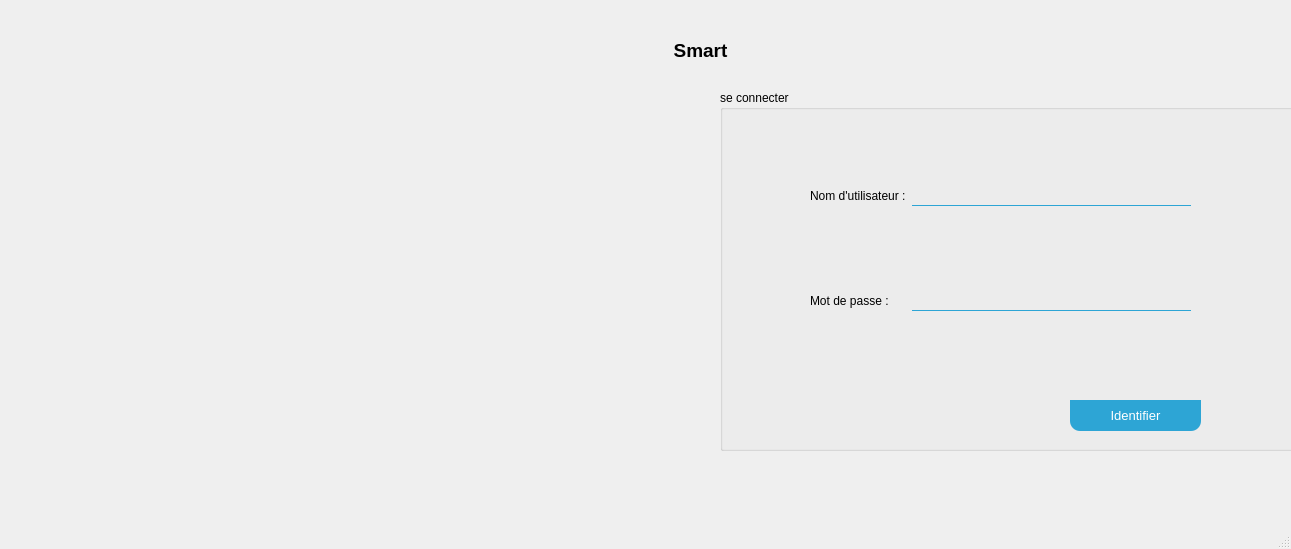
<?xml version="1.0" encoding="UTF-8"?>
<ui version="4.0">
 <class>MainWindow</class>
 <widget class="QMainWindow" name="MainWindow">
  <property name="geometry">
   <rect>
    <x>0</x>
    <y>0</y>
    <width>1291</width>
    <height>549</height>
   </rect>
  </property>
  <property name="windowTitle">
   <string>MainWindow</string>
  </property>
  <property name="styleSheet">
   <string notr="true">background-image: url(:/f/bck.jpg);</string>
  </property>
  <widget class="QWidget" name="centralwidget">
   <widget class="QGroupBox" name="groupBox">
    <property name="geometry">
     <rect>
      <x>720</x>
      <y>90</y>
      <width>581</width>
      <height>361</height>
     </rect>
    </property>
    <property name="title">
     <string>se connecter</string>
    </property>
    <widget class="QWidget" name="layoutWidget">
     <property name="geometry">
      <rect>
       <x>90</x>
       <y>70</y>
       <width>381</width>
       <height>71</height>
      </rect>
     </property>
     <layout class="QHBoxLayout" name="horizontalLayout">
      <item>
       <widget class="QLabel" name="label_nomutilisateur">
        <property name="styleSheet">
         <string notr="true">QFrame , QLabel , QToolTip {
    bordure: 2px vert fixe ; 
    bordure - rayon: 4px ; 
    rembourrage: 2px ; 
    background - image:url(images / bienvenue . png); }  </string>
        </property>
        <property name="text">
         <string>Nom d'utilisateur :</string>
        </property>
       </widget>
      </item>
      <item>
       <widget class="QLineEdit" name="lineEditnomnutilisateur">
        <property name="styleSheet">
         <string notr="true">background:transparent;
    border:none;
   border-bottom:1px solid #2da5d5;
    font: 12pt Arial;
    color: #2da5d5;</string>
        </property>
       </widget>
      </item>
     </layout>
    </widget>
    <widget class="QWidget" name="layoutWidget_2">
     <property name="geometry">
      <rect>
       <x>90</x>
       <y>170</y>
       <width>381</width>
       <height>81</height>
      </rect>
     </property>
     <layout class="QHBoxLayout" name="horizontalLayout_2">
      <item>
       <widget class="QLabel" name="label_motdepasse">
        <property name="text">
         <string>Mot de passe :     </string>
        </property>
       </widget>
      </item>
      <item>
       <widget class="QLineEdit" name="lineEdit_motdepasse">
        <property name="styleSheet">
         <string notr="true">background:transparent;
    border:none;
   border-bottom:1px solid #2da5d5;
    font: 12pt Arial;
    color: #2da5d5;</string>
        </property>
        <property name="echoMode">
         <enum>QLineEdit::Password</enum>
        </property>
       </widget>
      </item>
     </layout>
    </widget>
    <widget class="QPushButton" name="identifier">
     <property name="geometry">
      <rect>
       <x>350</x>
       <y>310</y>
       <width>131</width>
       <height>31</height>
      </rect>
     </property>
     <property name="styleSheet">
      <string notr="true">font: 10pt Arial ;
    color:white;
    background-color :#2da5d5;
    border-bottom-left-radius: 10px 10px;
    border-bottom-right-radius: 10px 10px;</string>
     </property>
     <property name="text">
      <string>Identifier</string>
     </property>
    </widget>
    <widget class="QWidget" name="widget_2" native="true">
     <property name="geometry">
      <rect>
       <x>20</x>
       <y>70</y>
       <width>71</width>
       <height>61</height>
      </rect>
     </property>
     <property name="styleSheet">
      <string notr="true">border-image: url(:/f/username.png);</string>
     </property>
    </widget>
    <widget class="QWidget" name="widget_3" native="true">
     <property name="geometry">
      <rect>
       <x>20</x>
       <y>180</y>
       <width>71</width>
       <height>61</height>
      </rect>
     </property>
     <property name="styleSheet">
      <string notr="true">border-image: url(:/f/motdepasse.png);</string>
     </property>
    </widget>
   </widget>
   <widget class="QLabel" name="label">
    <property name="geometry">
     <rect>
      <x>510</x>
      <y>20</y>
      <width>381</width>
      <height>61</height>
     </rect>
    </property>
    <property name="text">
     <string>&lt;html&gt;&lt;head/&gt;&lt;body&gt;&lt;p align=&quot;center&quot;&gt;&lt;span style=&quot; font-size:14pt; font-weight:600;&quot;&gt;Smart&lt;/span&gt;&lt;/p&gt;&lt;/body&gt;&lt;/html&gt;</string>
    </property>
    <property name="scaledContents">
     <bool>true</bool>
    </property>
    <property name="wordWrap">
     <bool>true</bool>
    </property>
   </widget>
   <widget class="QWidget" name="widget" native="true">
    <property name="geometry">
     <rect>
      <x>20</x>
      <y>20</y>
      <width>91</width>
      <height>61</height>
     </rect>
    </property>
    <property name="styleSheet">
     <string notr="true">border-image: url(:/f/wedding-planner-grenoble.jpg);
</string>
    </property>
   </widget>
  </widget>
  <widget class="QMenuBar" name="menubar">
   <property name="geometry">
    <rect>
     <x>0</x>
     <y>0</y>
     <width>1291</width>
     <height>22</height>
    </rect>
   </property>
  </widget>
  <widget class="QStatusBar" name="statusbar"/>
 </widget>
 <resources/>
 <connections/>
</ui>
